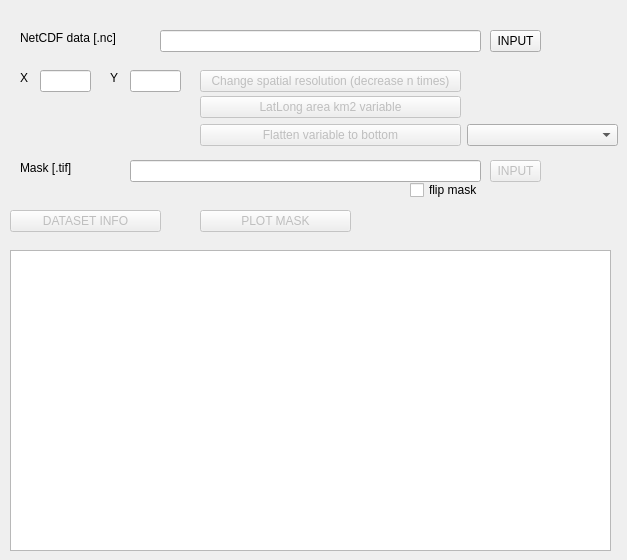
   <widget class="QWidget" name="data">
    <property name="enabled">
     <bool>true</bool>
    </property>
    <property name="palette">
     <palette>
      <active>
       <colorrole role="Base">
        <brush brushstyle="SolidPattern">
         <color alpha="255">
          <red>255</red>
          <green>255</green>
          <blue>255</blue>
         </color>
        </brush>
       </colorrole>
       <colorrole role="Window">
        <brush brushstyle="SolidPattern">
         <color alpha="255">
          <red>239</red>
          <green>239</green>
          <blue>239</blue>
         </color>
        </brush>
       </colorrole>
      </active>
      <inactive>
       <colorrole role="Base">
        <brush brushstyle="SolidPattern">
         <color alpha="255">
          <red>255</red>
          <green>255</green>
          <blue>255</blue>
         </color>
        </brush>
       </colorrole>
       <colorrole role="Window">
        <brush brushstyle="SolidPattern">
         <color alpha="255">
          <red>239</red>
          <green>239</green>
          <blue>239</blue>
         </color>
        </brush>
       </colorrole>
      </inactive>
      <disabled>
       <colorrole role="Base">
        <brush brushstyle="SolidPattern">
         <color alpha="255">
          <red>239</red>
          <green>239</green>
          <blue>239</blue>
         </color>
        </brush>
       </colorrole>
       <colorrole role="Window">
        <brush brushstyle="SolidPattern">
         <color alpha="255">
          <red>239</red>
          <green>239</green>
          <blue>239</blue>
         </color>
        </brush>
       </colorrole>
      </disabled>
     </palette>
    </property>
    <property name="autoFillBackground">
     <bool>true</bool>
    </property>
    <attribute name="title">
     <string>Data</string>
    </attribute>
    <widget class="QLabel" name="label1">
     <property name="geometry">
      <rect>
       <x>20</x>
       <y>30</y>
       <width>111</width>
       <height>16</height>
      </rect>
     </property>
     <property name="text">
      <string>NetCDF data [.nc]</string>
     </property>
    </widget>
    <widget class="QLineEdit" name="ncdata">
     <property name="geometry">
      <rect>
       <x>160</x>
       <y>30</y>
       <width>321</width>
       <height>22</height>
      </rect>
     </property>
    </widget>
    <widget class="QToolButton" name="info">
     <property name="enabled">
      <bool>false</bool>
     </property>
     <property name="geometry">
      <rect>
       <x>10</x>
       <y>210</y>
       <width>151</width>
       <height>22</height>
      </rect>
     </property>
     <property name="text">
      <string>DATASET INFO</string>
     </property>
    </widget>
    <widget class="QLabel" name="label3">
     <property name="geometry">
      <rect>
       <x>20</x>
       <y>160</y>
       <width>91</width>
       <height>16</height>
      </rect>
     </property>
     <property name="text">
      <string>Mask [.tif]</string>
     </property>
    </widget>
    <widget class="QLineEdit" name="mask">
     <property name="geometry">
      <rect>
       <x>130</x>
       <y>160</y>
       <width>351</width>
       <height>22</height>
      </rect>
     </property>
    </widget>
    <widget class="QToolButton" name="maskB">
     <property name="enabled">
      <bool>false</bool>
     </property>
     <property name="geometry">
      <rect>
       <x>490</x>
       <y>160</y>
       <width>51</width>
       <height>22</height>
      </rect>
     </property>
     <property name="text">
      <string>INPUT</string>
     </property>
    </widget>
    <widget class="QToolButton" name="plotMB">
     <property name="enabled">
      <bool>false</bool>
     </property>
     <property name="geometry">
      <rect>
       <x>200</x>
       <y>210</y>
       <width>151</width>
       <height>22</height>
      </rect>
     </property>
     <property name="text">
      <string>PLOT MASK</string>
     </property>
    </widget>
    <widget class="QPlainTextEdit" name="infodata">
     <property name="geometry">
      <rect>
       <x>10</x>
       <y>250</y>
       <width>601</width>
       <height>301</height>
      </rect>
     </property>
     <property name="readOnly">
      <bool>true</bool>
     </property>
    </widget>
    <widget class="QToolButton" name="ncdataB">
     <property name="geometry">
      <rect>
       <x>490</x>
       <y>30</y>
       <width>51</width>
       <height>22</height>
      </rect>
     </property>
     <property name="locale">
      <locale language="English" country="UnitedStates"/>
     </property>
     <property name="text">
      <string>INPUT</string>
     </property>
    </widget>
    <widget class="QToolButton" name="areakm2">
     <property name="enabled">
      <bool>false</bool>
     </property>
     <property name="geometry">
      <rect>
       <x>200</x>
       <y>96</y>
       <width>261</width>
       <height>22</height>
      </rect>
     </property>
     <property name="text">
      <string>LatLong area km2 variable</string>
     </property>
    </widget>
    <widget class="QLabel" name="label25_2">
     <property name="geometry">
      <rect>
       <x>110</x>
       <y>70</y>
       <width>21</width>
       <height>16</height>
      </rect>
     </property>
     <property name="text">
      <string>Y</string>
     </property>
    </widget>
    <widget class="QLineEdit" name="sxres">
     <property name="geometry">
      <rect>
       <x>40</x>
       <y>70</y>
       <width>51</width>
       <height>22</height>
      </rect>
     </property>
    </widget>
    <widget class="QLineEdit" name="syres">
     <property name="geometry">
      <rect>
       <x>130</x>
       <y>70</y>
       <width>51</width>
       <height>22</height>
      </rect>
     </property>
    </widget>
    <widget class="QLabel" name="label24_2">
     <property name="geometry">
      <rect>
       <x>20</x>
       <y>70</y>
       <width>21</width>
       <height>16</height>
      </rect>
     </property>
     <property name="text">
      <string>X</string>
     </property>
    </widget>
    <widget class="QToolButton" name="resampl">
     <property name="enabled">
      <bool>false</bool>
     </property>
     <property name="geometry">
      <rect>
       <x>200</x>
       <y>70</y>
       <width>261</width>
       <height>22</height>
      </rect>
     </property>
     <property name="text">
      <string>Change spatial resolution (decrease n times)</string>
     </property>
    </widget>
    <widget class="QCheckBox" name="mask_flip">
     <property name="enabled">
      <bool>true</bool>
     </property>
     <property name="geometry">
      <rect>
       <x>410</x>
       <y>180</y>
       <width>81</width>
       <height>20</height>
      </rect>
     </property>
     <property name="text">
      <string>flip mask</string>
     </property>
     <property name="checked">
      <bool>false</bool>
     </property>
    </widget>
    <widget class="QToolButton" name="flattbot">
     <property name="enabled">
      <bool>false</bool>
     </property>
     <property name="geometry">
      <rect>
       <x>200</x>
       <y>124</y>
       <width>261</width>
       <height>22</height>
      </rect>
     </property>
     <property name="text">
      <string>Flatten variable to bottom</string>
     </property>
    </widget>
    <widget class="QComboBox" name="varBoxA">
     <property name="geometry">
      <rect>
       <x>467</x>
       <y>124</y>
       <width>151</width>
       <height>22</height>
      </rect>
     </property>
    </widget>
   </widget>
